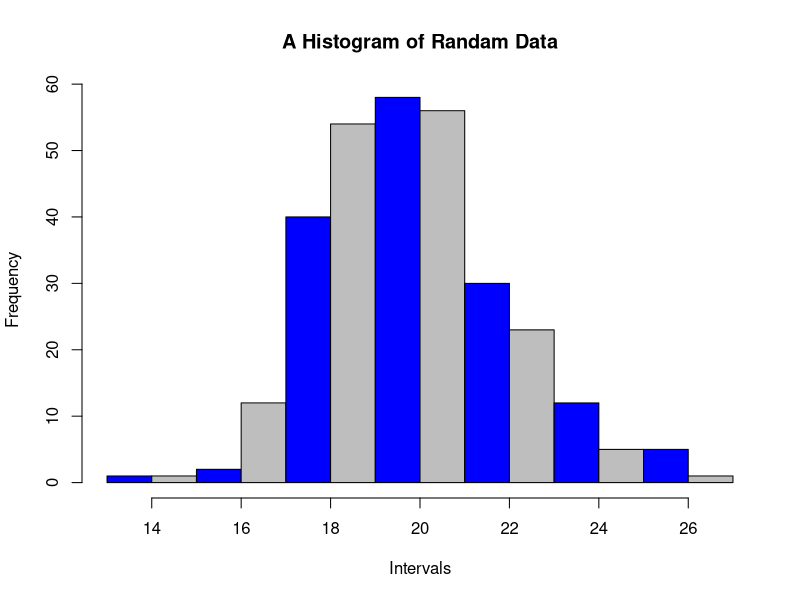
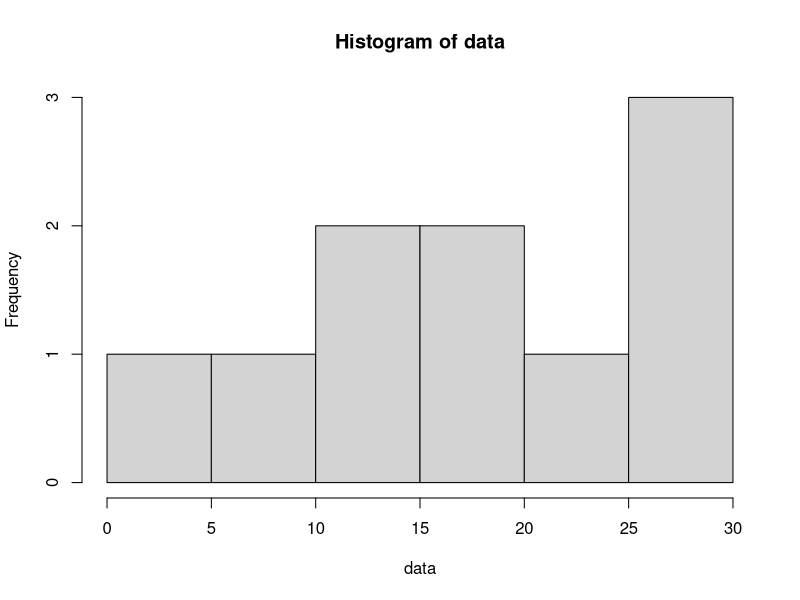
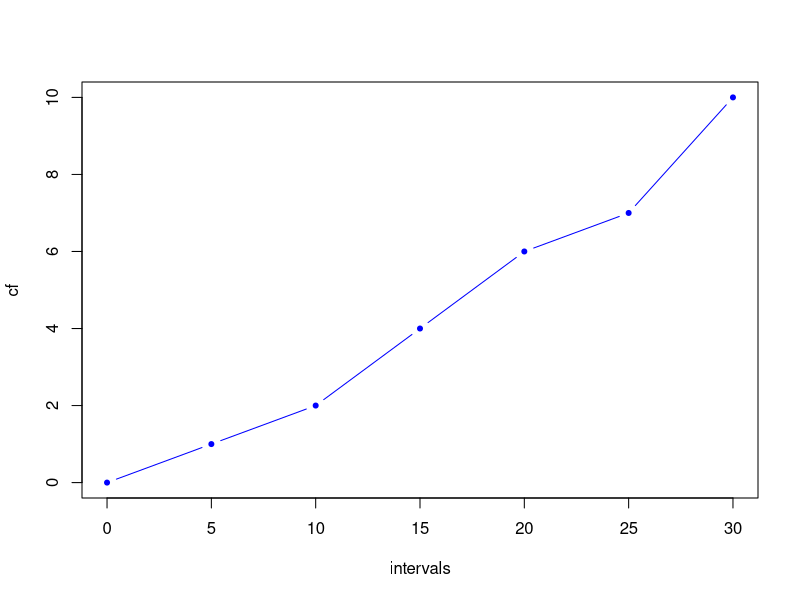
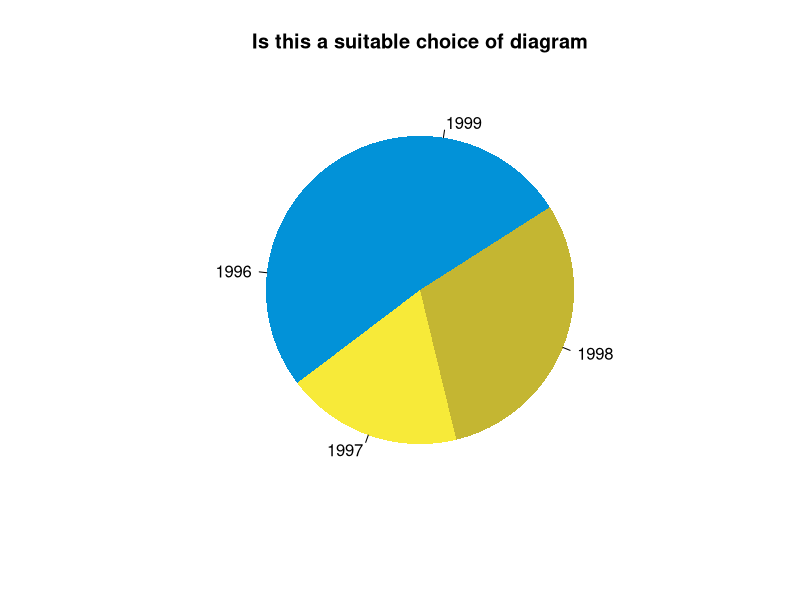

Generate these figures, in order, with R:
## ---- chunk 1
hist(rnorm(300, 20, 2), main = "A Histogram of Randam Data", xlab = "Intervals",
     col = c("blue", "grey"))
## ---- chunk 2
data <- c(16, 26, 12, 10, 27, 30, 14,  1, 25, 20)
stem(data)
## ---- chunk 3
data <- c(16, 26, 12, 10, 27, 30, 14,  1, 25, 20)
h <- hist(data)
## ---- chunk 4
intervals <- seq(from = min(h$breaks), to = max(h$breaks), by = h$breaks[2] - h$breaks[1])
intervals <- c(0, intervals[-1])
### Cumulative sums
cf = c(0, cumsum(h$counts))
plot(intervals, cf, type = "b", col = "blue", pch = 20)
## ---- chunk 5
x <- c(76, 58, 95, 85)
pie(x, c(1996:1999),
    col = c('#0292D8', '#F7EA39', '#C4B632'),
     init.angle = 130, border = NA,
    main="Is this a suitable choice of diagram")
## ---- chunk 6

## ---- chunk 7
set.seed(10)
rank <- data.frame(Competitor = 1:10,
                   Judge_1 = sample(10:20, 10))
rank$Judge_2 <- sample(8:20, 10)
rank$rank_1 <- rank(-rank$Judge_1)
rank$rank_2 <- rank(-rank$Judge_2)
knitr:: kable(
  head(rank, 10, booktabs = TRUE)
)
